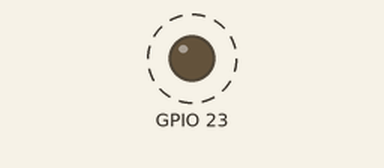
The program below on a simulated Raspberry Pi (BCM pin numbers). On the bench: output pins drawn as LEDs (lit = HIGH). Dashed ring = blinking. At 20.0 s the program stops and its outputs stay as they are.

Above: at 0.5 s.
Timing chart, 0 to 4.6 s (numbered marks = the images above):
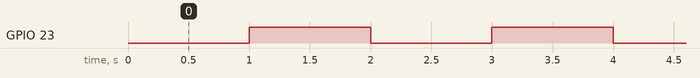

Measured:
- by itself, GPIO 23: alternates HIGH for 1.0 s and LOW for 1.0 s

The program:

GPIOTest.py
```python
import RPi.GPIO as GP
import sys
from time import sleep
from types import *

#Set the layout of Pins
GP.setmode(GP.BCM)
#Set pins
GP.setup(23,GP.OUT,initial =0)
switch  = False;

for i in range(0,20):
    GP.output(23,switch)
    switch  = ~switch
    sleep(1)
#Reset Pin Settings
GP.cleanup()
sys.exit(0)
```
